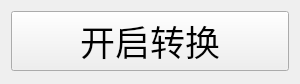
<?xml version="1.0" encoding="UTF-8"?>
<ui version="4.0">
 <class>iSecCloudDocHelperClass</class>
 <widget class="QWidget" name="iSecCloudDocHelperClass">
  <property name="geometry">
   <rect>
    <x>0</x>
    <y>0</y>
    <width>300</width>
    <height>84</height>
   </rect>
  </property>
  <property name="minimumSize">
   <size>
    <width>300</width>
    <height>80</height>
   </size>
  </property>
  <property name="maximumSize">
   <size>
    <width>300</width>
    <height>84</height>
   </size>
  </property>
  <property name="windowTitle">
   <string>云打印文档转换工具</string>
  </property>
  <layout class="QVBoxLayout" name="verticalLayout">
   <item>
    <widget class="QPushButton" name="pushButton_start">
     <property name="minimumSize">
      <size>
       <width>0</width>
       <height>60</height>
      </size>
     </property>
     <property name="font">
      <font>
       <family>Adobe 宋体 Std L</family>
       <pointsize>26</pointsize>
      </font>
     </property>
     <property name="text">
      <string>开启转换</string>
     </property>
    </widget>
   </item>
   <item>
    <spacer name="verticalSpacer">
     <property name="orientation">
      <enum>Qt::Vertical</enum>
     </property>
     <property name="sizeHint" stdset="0">
      <size>
       <width>20</width>
       <height>0</height>
      </size>
     </property>
    </spacer>
   </item>
  </layout>
 </widget>
 <layoutdefault spacing="6" margin="11"/>
 <resources>
  <include location="iSecCloudDocHelper.qrc"/>
 </resources>
 <connections/>
</ui>
